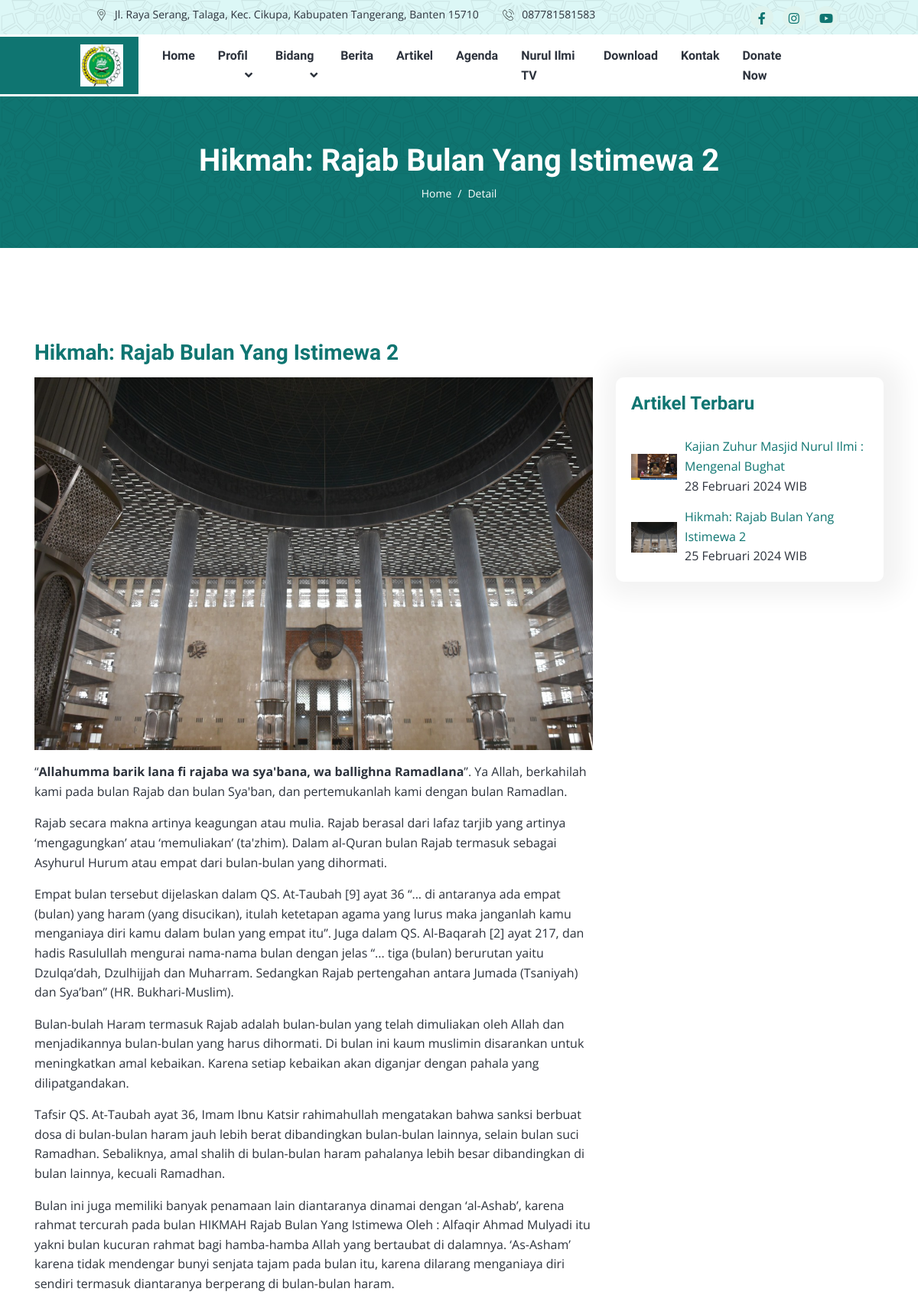
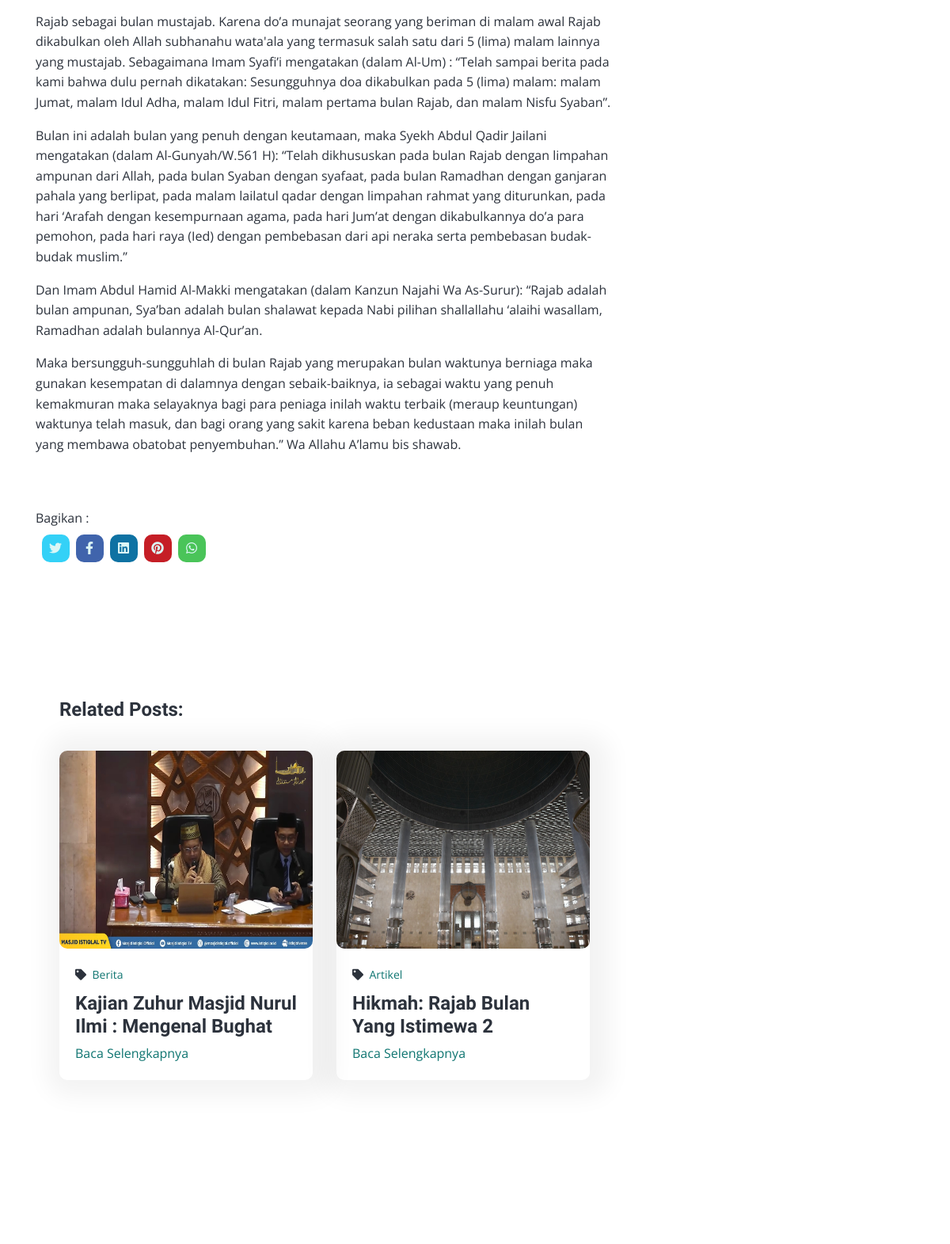
/blog/detail/Hikmah-Rajab-Bulan-Yang-Istimewa (upper part), run on the app's committed database (2 pictures, top to bottom).
### tables this page shows
CREATE TABLE `tbl_setting` (
  `id_setting` int(11) NOT NULL,
  `id_jadwal` int(11) NOT NULL,
  `nama_masjid` varchar(100) NOT NULL,
  `alamat` text NOT NULL,
  `no_hp` varchar(14) NOT NULL,
  `link_alamat` text NOT NULL,
  `email` text NOT NULL,
  `logo` text NOT NULL,
  `banner1` text NOT NULL,
  `banner2` text NOT NULL,
  `banner3` text NOT NULL,
  `judul1` varchar(100) NOT NULL,
  `judul2` varchar(100) NOT NULL,
  `judul3` varchar(100) NOT NULL,
  `sosmed1` text NOT NULL,
  `sosmed2` text NOT NULL,
  `sosmed3` text NOT NULL,
  `ayat_quran` varchar(100) NOT NULL,
  `artinya` text NOT NULL,
  `surah` varchar(100) NOT NULL
);

CREATE TABLE `tbl_artikel` (
  `id_artikel` int(11) NOT NULL,
  `id_kategori` int(11) NOT NULL,
  `judul` varchar(100) NOT NULL,
  `deskripsi` text NOT NULL,
  `gambar` text NOT NULL,
  `slug` text NOT NULL,
  `tanggal_dibuat` date NOT NULL,
  `status` int(11) NOT NULL,
  `user` varchar(100) NOT NULL
);

CREATE TABLE `tbl_kategori_artikel` (
  `id_kategori` int(11) NOT NULL,
  `nama_kategori` varchar(100) NOT NULL,
  `slug_kategori` varchar(50) NOT NULL,
  `tanggal` datetime NOT NULL DEFAULT current_timestamp()
);

### application/controllers/Blog.php (called while the page is built, shortened)
<?php
class Blog extends CI_Controller {
    public function __construct()
	{
        $this->load->model('Agenda_model', 'agenda');
        $this->load->model('Artikel_model', 'artikel');
        $this->load->model('Setting_model', 'setting');
        $this->load->library('myquran_curl');
    }
    public function detail($slug)
    {
        $data = [
            'judul' => 'Detail',
            'title' => 'Detail - Masjid Nurul Ilmi',
            'data_artikel' => $this->artikel->getDataArtikelDetail(),
            'data_setting' => $this->setting->getDataSetting(),
            'detail_artikel' => $this->artikel->get_detail_artikel($slug),
            'menu'  => 'artikel',
        ];
		$this->load->view('webpage/v_detailartikel', $data);
    }
}

### index.php (called while the page is built, shortened)
<?php
require_once BASEPATH.'core/CodeIgniter.php';

### application/models/Artikel_model.php (called while the page is built, shortened)
<?php
class Artikel_model extends CI_Model {
	var $table = 'tbl_artikel';
    public function getDataArtikelDetail()
    {
        $this->db->select('a.*, b.*');
        $this->db->from('tbl_artikel a');
        $this->db->join('tbl_kategori_artikel b', 'b.id_kategori = a.id_kategori', 'left');
        $this->db->where('a.status', '1');
        $this->db->order_by('a.judul', 'DESC');
        return $this->db->get()->result_array();
    }
    public function get_detail_artikel($slug)
	{
		return $this->db->get_where($this->table, ['slug' => $slug])->row_array();
	}
}

### application/models/Setting_model.php (called while the page is built, shortened)
<?php
class Setting_model extends CI_Model {
    public function getDataSetting()
	{
        $this->db->select('a.*, b.*');
        $this->db->from('tbl_setting a');
        $this->db->join('tbl_jadwal b', 'b.id_jadwal = a.id_jadwal', 'left');
		return $this->db->get()->result();
	}
}

### application/helpers/tanggal_helper.php (called while the page is built, shortened)
<?php
if (!function_exists('format_indo')) {
  function format_indo($date){
    $Bulan = array("Januari","Februari","Maret","April","Mei","Juni","Juli","Agustus","September","Oktober","November","Desember");
    $tahun = substr($date,0,4);
    $bulan = substr($date,5,2);
    $tgl = substr($date,8,2);
    $waktu = substr($date,11,5);
    $result = $tgl." ".$Bulan[(int)$bulan-1]." ".$tahun." ".$waktu;
    return $result;
  }
}

### application/views/webpage/v_detailartikel.php (the view, shortened to what this page needs)
<!DOCTYPE html>
<html lang="en">
<head>
    <link rel="stylesheet" href="https://cdnjs.cloudflare.com/ajax/libs/font-awesome/6.5.1/css/all.min.css"
 />
    <link rel="stylesheet" href="<?= base_url('frontend/') ?>assets/css/app.min.css">
    <link rel="stylesheet" href="https://cdnjs.cloudflare.com/ajax/libs/OwlCarousel2/2.3.4/assets/owl.carousel.min.css"
 />
</head>
<body>
    <header class="header-area">
        <?php $this->load->view('layout/header.php') ?>
    </header>
    <div class="page-title-area py-lg-6 py-5 bg-image-pattern">
        <div class="container">
            <div class="page-title-wrapper text-center">
                <h1 class="text-white mb-2"><?= $detail_artikel['judul']; ?></h1>
                <nav class="page-breadcrumb">
                    <ol class="breadcrumb">
                        <li class="breadcrumb-item"><a href='<?= base_url('home') ?>'>Home</a></li>
                        <li class="breadcrumb-item active"><?= $judul ?></li>
                    </ol>
                </nav>
            </div>
        </div>
    </div>
    <div class="about-area py-lg-10 py-8">
        <div class="container">
            <div class="row">
                <h3 class="mb-3 text-primary"><?= $detail_artikel['judul']; ?></h3>
                <div class="col-md-8">
                    <img src="<?= base_url('upload/artikel/'.$detail_artikel['gambar']) ?>"
                        style="height: auto; width: 100%;" alt="">
                    <p>
                        <?= $detail_artikel['deskripsi']; ?>
                    </p>
                    <br><br>
                    <span>Bagikan :</span>
                    <div class="p-2">
                        <ul class="entry-social list-inline  mb-5">
                            <li class="list-inline-item twitter">
                                <a href="https://twitter.com/" target="_blank">
                                    <i class="fab fa-twitter"></i>
                                </a>
                            </li>
                            <li class="list-inline-item facebook">
                                <a href="https://anchor.fm/" target="_blank">
                                    <i class="fab fa-facebook-f"></i>
                                </a>
                            </li>
                            <li class="list-inline-item linkedin">
                                <a href="https://linkedin.com/" target="_blank">
                                    <i class="fab fa-linkedin"></i>
                                </a>
                            </li>
                            <li class="list-inline-item pinterest">
                                <a href="https://www.pinterest.com/" target="_blank">
                                    <i class="fab fa-pinterest"></i>
                                </a>
                            </li>
                            <li class="list-inline-item whatsapp">
                                <a href="https://www.whatsapp.com/" target="_blank">
                                    <i class="fab fa-whatsapp"></i>
                                </a>
                            </li>
                        </ul>
                    </div>
                    <div id="blog" class="blog-area pt-lg-10 pt-8">
                        <div class="container">
                            <h4>Related Posts:</h4>
                            <div class="row">
                                <?php foreach($data_artikel as $data) : ?>
                                <div class="col-lg-6 col-md-6">
                                    <div class="blog-style mt-4">
                                        <div class="blog-image">
                                            <img src="<?= base_url('upload/artikel/'.$data['gambar']) ?>" alt="title">
                                        </div>
                                        <div class="blog-content">
                                            <span class="blog-meta"><i class="fas fa-tag me-2"></i><a
                                                    href='<?= base_url('blog/kategori/'.$data['nama_kategori']) ?>'><?= $data['nama_kategori'] ?></a></span>
                                            <h4><a href='<?= base_url('blog/detail/'.$data['slug']) ?>'>
                                                    <?= $data['judul'] ?></a></h4>
                                            <a href='<?= base_url('blog') ?>'>Baca Selengkapnya</a>
                                        </div>
                                    </div>
                                </div>
                                <?php endforeach; ?>
                            </div>
                        </div>
                    </div>
                </div>
                <div class="col-md-5 col-lg-4">
                    <div class="course-feature bg-white rounded">
                        <h4 class="mb-4 text-primary">Artikel Terbaru</h4>
                        <?php foreach($data_artikel as $art) : ?>
                        <div class="course-block-author mt-3">
                            <img src="<?= base_url('upload/artikel/'.$art['gambar']) ?>" alt="title">
                            <div class="info">
                                <p class="m-0"><a href='<?= base_url('blog') ?>'><?= $art['judul'] ?></a>
                                    <br> <?= format_indo($art['tanggal_dibuat']); ?> WIB
                                </p>
                            </div>
                        </div>
                        <?php endforeach; ?>
                    </div>
                </div>
            </div>
        </div>
    </div>
</body>
</html>

### application/views/layout/header.php (shortened to what this page needs)
<div class="header-top bg-light bg-image-pattern px-xl-8 py-2">
    <div class="container">
        <div class="header-top-wrapper">
            <?php foreach($data_setting as $setting) : ?>
            <ul class="navbar-address list-inline m-0">
                <li class="list-inline-item"><span class="icon"><img
                            src="<?= base_url('frontend/') ?>assets/images/location-icon.svg"
                            alt="title"></span><?= strip_tags(character_limiter($setting->alamat, 70)); ?></li>
                <li class="list-inline-item"><span class="icon"><img
                            src="<?= base_url('frontend/') ?>assets/images/phone-icon.svg"
                            alt="title"></span><?= $setting->no_hp ?>
                </li>
            </ul>
            <ul class="navbar-social list-inline m-0">
                <li class="list-inline-item"><a href="<?= $setting->sosmed1 ?>"><i class="fab fa-facebook-f"></i></a>
                </li>
                <li class="list-inline-item"><a href="<?= $setting->sosmed2 ?>"><i class="fab fa-instagram"></i></a>
                </li>
                <li class="list-inline-item"><a href="<?= $setting->sosmed3 ?>"><i class="fab fa-youtube"></i></a>
                </li>
            </ul>
            <?php endforeach; ?>
        </div>
    </div>
</div>
<div class="header-bottom bg-white px-xl-8">
    <nav class="container">
        <div class="header-navbar navbar navbar-expand-lg">
            <?php foreach($data_setting as $setting) : ?>
            <a class='navbar-brand' href='<?= base_url() ?>'><img
                    src="<?= base_url('upload/setting/'.$setting->logo) ?>" alt="images"></a>
            <?php endforeach; ?>
            <div class="collapse navbar-collapse" id="navbar-menu">
                <nav class="navbar-meanmenu">
                    <ul class="navbar-nav ms-auto">
                        <li class="nav-item"> <a class='nav-link' href='<?= base_url('home') ?>'>Home</a></li>
                        <li class="nav-item">
                            <a class='nav-link toogler' href='#'> Profil </a>
                        </li>
                        <li class="nav-item">
                            <a class='nav-link toogler' href='#' id="bidang"> Bidang </a>
                        </li>
                        <li class="nav-item"> <a class='nav-link'
                                href='<?= base_url('blog/kategori/berita') ?>'>Berita</a></li>
                        <li class="nav-item"> <a class='nav-link' href='<?= base_url('blog') ?>'>Artikel</a>
                        </li>
                        <li class="nav-item"> <a class='nav-link' href='<?= base_url('agenda') ?>'>Agenda</a>
                        </li>
                        <li class="nav-item"> <a class='nav-link' href='<?= base_url('video') ?>'>Nurul Ilmi
                                TV</a></li>
                        <li class="nav-item"> <a class='nav-link' href='<?= base_url('download') ?>'>Download</a></li>
                        <li class="nav-item"> <a class='nav-link' href='<?= base_url('kontak') ?>'>Kontak</a>
                        </li>
                    </ul>
                </nav>
                <ul class="navbar-nav align-items-center ms-auto">
                    <li class="nav-item">
                        <a class='nav-link me-4' href='#' id="donate">Donate Now</a>
                    </li>
                </ul>
            </div>
        </div>
    </nav>
</div>

### data on the page
tbl_setting: alamat "Jl. Raya Serang, Talaga, Kec. Cikupa, Kabupaten Tangerang, Banten 15710", no_hp "087781581583", logo (picture)
tbl_artikel: judul "Hikmah: Rajab Bulan Yang Istimewa 2", gambar (picture), deskripsi "“ Allahumma barik lana fi rajaba wa sya'bana, wa ballighna Ramadlana ”. Ya Allah, berkahilah kami pada bulan Rajab dan bulan Sya'ban, dan pertemukanlah kami dengan bulan Ramadlan. Rajab secara makna artinya keagungan atau mulia. Rajab berasal dari lafaz tarjib yang artinya ‘mengagungkan’ atau ‘memuliakan’ (ta'zhim). Dalam al-Quran bulan Rajab termasuk sebagai Asyhurul Hurum atau empat dari bulan-bulan yang dihormati. Empat bulan tersebut dijelaskan dalam QS. At-Taubah [9] ayat 36 “... di antaranya ada empat (bulan) yang haram (yang disucikan), itulah ketetapan agama yang lurus maka janganlah kamu menganiaya diri kamu dalam bulan yang empat itu”. Juga dalam QS. Al-Baqarah [2] ayat 217, dan…", id_kategori.nama_kategori "Artikel", tanggal_dibuat "25 Februari 2024"
tbl_artikel: gambar (picture), id_kategori.nama_kategori "Berita", judul "Kajian Zuhur Masjid Nurul Ilmi : Mengenal Bughat", tanggal_dibuat "28 Februari 2024"

### other printed values
$judul "Detail"
